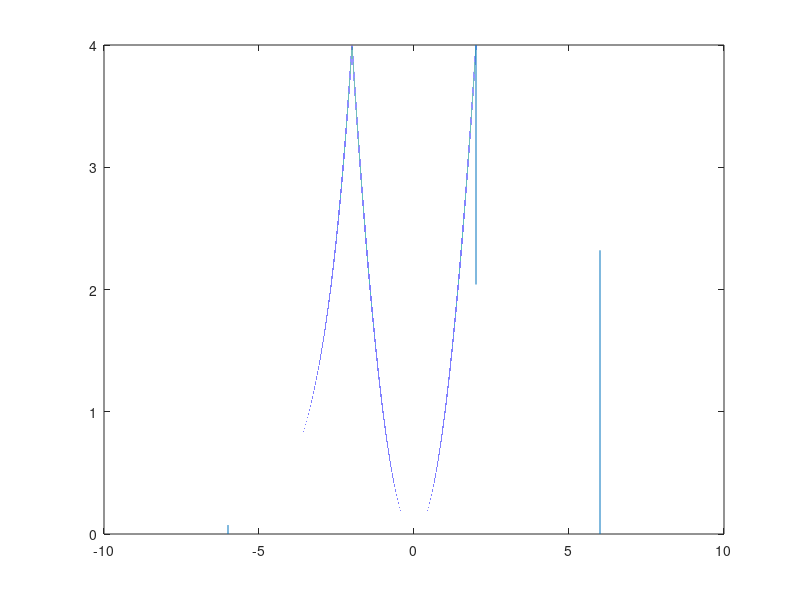

Reproduce this figure in MATLAB.
clear all;clc
%----------------
function y=funcionf(x)
	n=numel(x);y=zeros(1,n);
    i=find(x>=-6 & x<-2);y(i)=4*exp(x(i)+2);
    i=find(x>=-2 & x<2);y(i)=x(i).^2; #OJO OJO OJO con el punto .^2 haces que deje de ser matricial, sino comp. a comp.
    i=find(x>=2 & x<6);y(i)=nthroot(x(i)+6.5,3);
end
%----------------
a=-10;b=10;n=1000000;
x=linspace(a,b,n);
y=funcionf(x);
plot(x,y)
